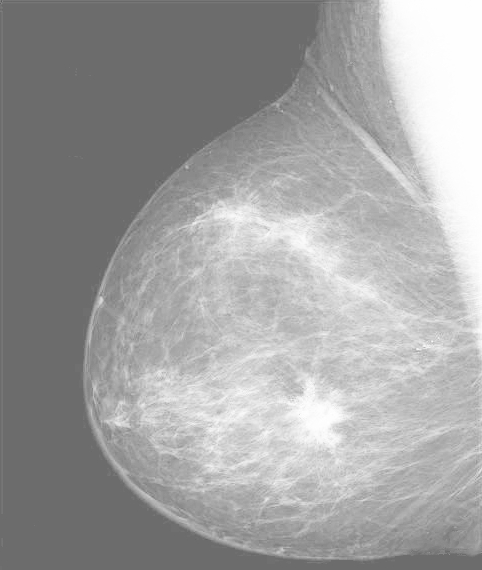
#> input picture MASTER_mispa/TUT.IMG.lip/python/breast.jpg, 482 x 570 px
$ jupyter execute --allow-errors demo.ipynb   (shell and % lines are left out)   (older library calls are emulated)
#> lines starting #> are read from the running program, lines starting #| are printed output that depends on the picture; long printed decimals are rounded
### MASTER_mispa/TUT.IMG.lip/python/LIP.py
# -*- coding: utf-8 -*-
"""
LIP simple module
USAGE: import LIP

@author: yann
"""
import numpy as np


def graytone(F, M):
    # graytone function transform
    # M: maximal value
    # F: image function
    f = M-np.finfo(float).eps-F
    return f


def phi(f, M):
    # LIP isomorphism
    # f: graytone function
    # M: maximal value
    l = -M * np.log(-f/M+1)
    return l


def invphi(l, M):
    # inverse isomorphism
    f = M*(1-np.exp(-l/M))
    return f


# [4 lines left out: function plusLIP, not called in this run]


def timesLIP(alpha, x, M):
    # LIP multiplication by a real
    z = M-M*(np.ones(x.shape)-x/M)**alpha
    return z


def computeLambda(f, M):
    # compute optimal value for dynamic expansion
    B = np.log(1-f.min()/M)
    C = np.log(1-f.max()/M)
    l = np.log(C/B)/(B-C)
    return l

### MASTER_mispa/TUT.IMG.lip/python/demo.ipynb
[cell 1]
# -*- coding: utf-8 -*-
"""
Created on Thu Feb 26 13:55:33 2015
LIP dynamic enhancement

@author: yann
"""

import LIP
import numpy as np
from scipy import misc
import matplotlib.pyplot as plt
import skimage
import cv2

""" Histogram equalization
"""


def histeq(im, nbr_bins=256):
    # get image histogram
    imhist, bins = np.histogram(im.flatten(), nbr_bins, normed=True)
    cdf = imhist.cumsum()  # cumulative distribution function
    cdf = 255 * cdf / cdf[-1]  # normalize

    # use linear interpolation of cdf to find new pixel values
    im2 = np.interp(im.flatten(), bins[:-1], cdf)

    return im2.reshape(im.shape), cdf


M = 256.
B = skimage.io.imread("breast.jpg")
#> B is the input picture: shape (570, 482); min 88, max 255, mean 161

plt.imshow(B, cmap=plt.cm.gray, vmin=0, vmax=M)

tone = LIP.graytone(B, M)
D = LIP.graytone(LIP.timesLIP(.5, tone, M), M)
#> call 2 of graytone, with M = 256
#> in graytone (call 2), `f = M-np.finfo(float).eps-F`:
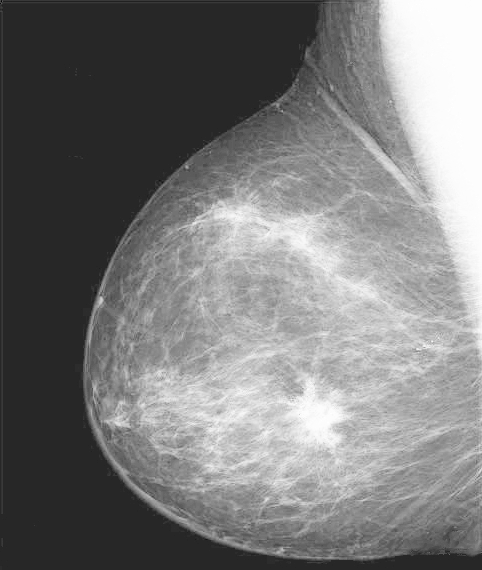
#> f: shape (570, 482) float64; min 150.1, max 255.5, mean 200.8; drawn with min black and max white
plt.figure()
plt.imshow(D, cmap=plt.cm.gray, vmin=0, vmax=M)
print(tone.max())
#| 168.0
print(D.max())
#| 255.500

l = LIP.computeLambda(tone, M)
#> in computeLambda, `B = np.log(1-f.min()/M)`: B = -0.00391
#> in computeLambda, `C = np.log(1-f.max()/M)`: C = -1.07
#> in computeLambda, `l = np.log(C/B)/(B-C)`: l = 5.27
#> l = 5.27
print("lambda: {0:f}".format(l))
#| lambda: 5.272
E = LIP.graytone(LIP.timesLIP(l, tone, M), M)
#> call 3 of graytone, with M = 256
#> in graytone (call 3), `f = M-np.finfo(float).eps-F`:
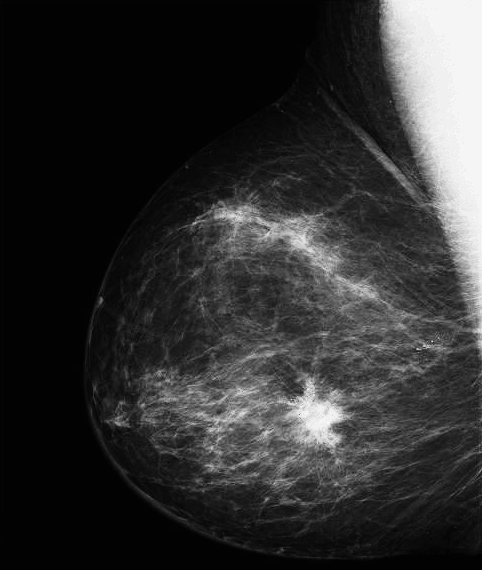
#> f: shape (570, 482) float64; min 0.919, max 250.8, mean 48.1

# histo equalization
heq, cdf = histeq(B)
#> in histeq, `imhist, bins = np.histogram(im.flatten(), nbr_bins, normed=True)`: imhist = 256 values, max 0.523 at index 30, min 0 at index 1, mean 0.00599; bins = 257 values from 88 to 255
#> in histeq, `cdf = imhist.cumsum()`: cdf = 256 values from 5.58e-06 to 1.53
#> in histeq, `cdf = 255 * cdf / cdf[-1]`: cdf = 256 values from 0.000928 to 255
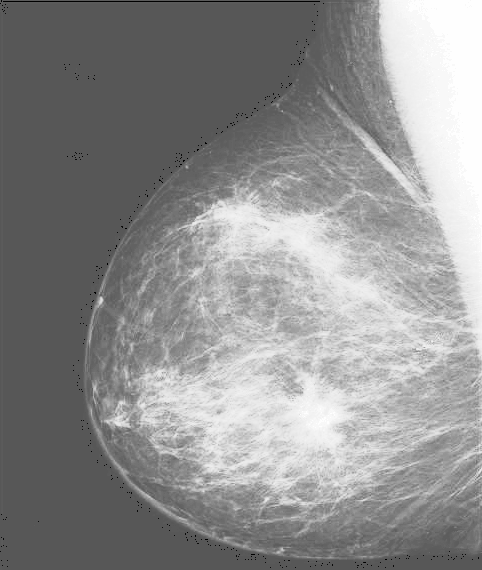
#> heq: shape (570, 482) float64; min 0.000928, max 255, mean 143.3
#> cdf = 256 values from 0.000928 to 255

plt.figure()
plt.subplot(1, 3, 1)
plt.imshow(E/M, cmap=plt.cm.gray, vmin=0, vmax=1)
plt.title('dynamic expansion')
skimage.io.imsave("lipenhance.png", np.floor(E))
plt.subplot(1, 3, 2)
plt.imshow(B/M, cmap=plt.cm.gray, vmin=0, vmax=1)
plt.title('original image')
plt.subplot(1, 3, 3)
plt.imshow(heq/M, cmap=plt.cm.gray, vmin=0, vmax=1)
plt.title('after histo equalization')
skimage.io.imsave("histeq.png", np.floor(heq))


# contours detection
# Sobel detection
def Sobel(I):
    sobx = cv2.Sobel(I, -1, 1, 0)
    soby = cv2.Sobel(I, -1, 0, 1)
    sob = np.sqrt(sobx**2 + soby**2)
    return sob


# go into LIP space
tonelip = LIP.phi(tone, M)
#> in phi, `l = -M * np.log(-f/M+1)`:
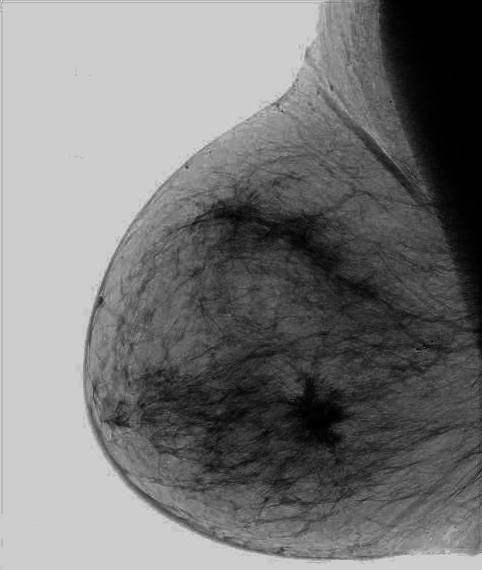
#> l: shape (570, 482) float64; min 1, max 273.4, mean 129.9; drawn with min black and max white

# apply Sobel filter
sobellip = LIP.graytone(LIP.invphi(Sobel(tonelip), M), M)
#> in Sobel, `sobx = cv2.Sobel(I, -1, 1, 0)`:
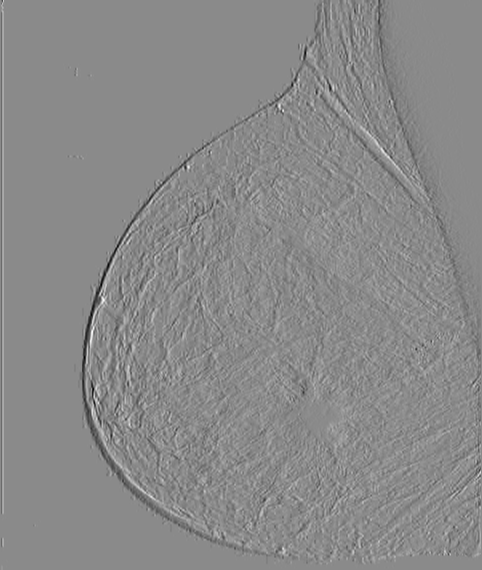
#> sobx: shape (570, 482) float64; min -400.2, max 334, mean -2.9; drawn with min black and max white
#> call 4 of graytone, with M = 256
#> in graytone (call 4), `f = M-np.finfo(float).eps-F`:
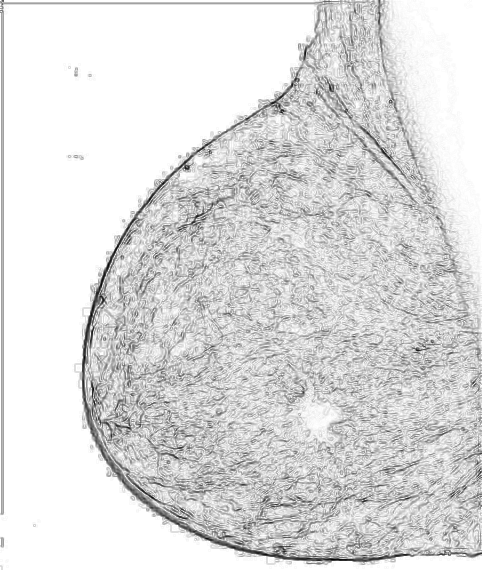
#> f: shape (570, 482) float64; min 48.14, max 256, mean 228.1; drawn with min black and max white
skimage.io.imsave("sobellip.png", sobellip)
plt.figure()
plt.subplot(1, 2, 1)
plt.imshow(sobellip, cmap=plt.cm.gray)
plt.title('LIP Sobel edge detection')

# apply Sobel filter in the classic space
sobel = 255.0-Sobel(B)
#> in Sobel (call 2), `soby = cv2.Sobel(I, -1, 0, 1)`:
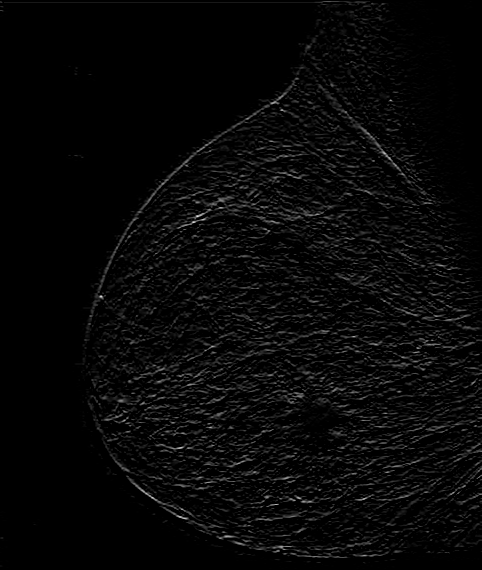
#> soby: shape (570, 482); min 0, max 230, mean 7.6
#> in Sobel (call 2), `sob = np.sqrt(sobx**2 + soby**2)`:
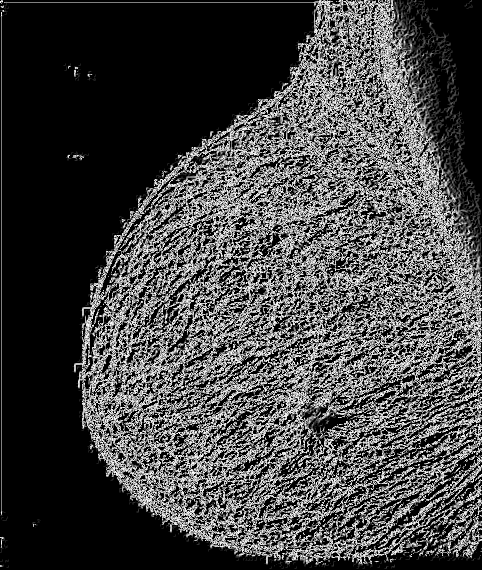
#> sob: shape (570, 482) float16; min 0, max 15.81, mean 4.3; drawn with min black and max white
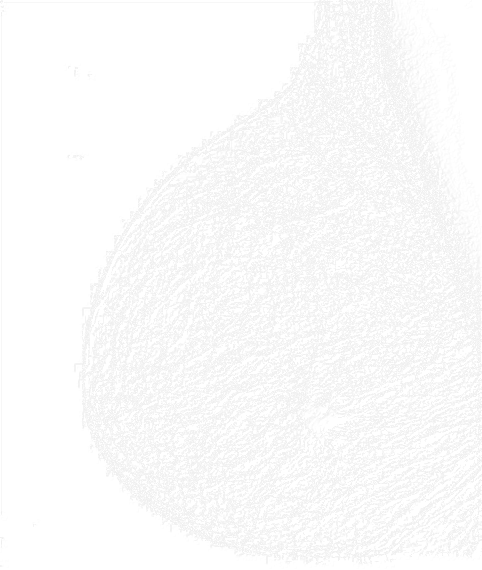
#> sobel: shape (570, 482) float16; min 239.2, max 255, mean 250.8
plt.subplot(1, 2, 2)
plt.imshow(sobel.astype(np.float32), cmap=plt.cm.gray)
plt.title('Sobel edge detection')
plt.show()
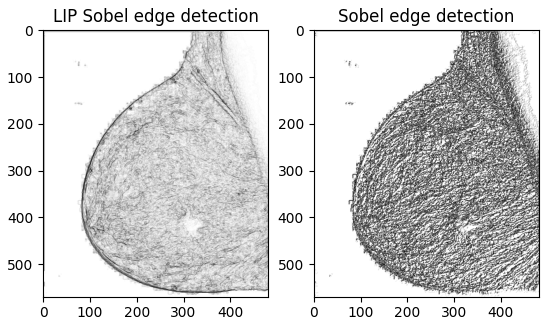
#> figure drawn by matplotlib, 2 panels
#> (the rest of this cell did not finish here and is left out)
